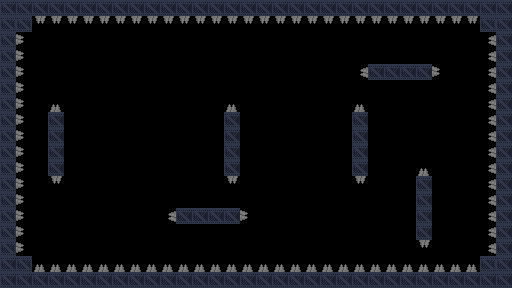

Below is a game level as drawn by its tile map, then a one-line description and the .tmx file that defines it, in full:
An orthogonal 32x18 tile map with 16x16 px tiles, 2 tile layers (background, details), 2 tilesets and 8 objects (4x gravity, spawn, goal).

<map version="1.5" tiledversion="1.7.2" orientation="orthogonal" renderorder="right-down" width="32" height="18" tilewidth="16" tileheight="16" infinite="0" nextlayerid="4" nextobjectid="51">
 <properties>
  <property name="title" value="Step by step" />
 </properties>
 <tileset firstgid="1" source="industrial.v2.tsx" />
 <tileset firstgid="1025" source="Dungeon Sprites.tsx" />
 <layer id="3" name="background" width="32" height="18">
  <data encoding="csv">
0,0,0,0,0,0,0,0,0,0,0,0,0,0,0,0,0,0,0,0,0,0,0,0,0,0,0,0,0,0,0,0,
0,0,0,0,0,0,0,0,0,0,0,0,0,0,0,0,0,0,0,0,0,0,0,0,0,0,0,0,0,0,0,0,
0,0,0,0,0,0,0,0,0,0,0,0,0,0,0,0,0,0,0,0,0,0,0,0,0,0,0,0,0,0,0,0,
0,0,0,0,0,0,0,0,0,0,0,0,0,0,0,0,0,0,0,0,0,0,0,0,0,0,0,0,0,0,0,0,
0,0,0,0,0,0,0,0,0,0,0,0,0,0,0,0,0,0,0,0,0,0,0,0,0,0,0,0,0,0,0,0,
0,0,0,0,0,0,0,0,0,0,0,0,0,0,0,0,0,0,0,0,0,0,0,0,0,0,0,0,0,0,0,0,
0,0,0,0,0,0,0,0,0,0,0,0,0,0,0,0,0,0,0,0,0,0,0,0,0,0,0,0,0,0,0,0,
0,0,0,0,0,0,0,0,0,0,0,0,0,0,0,0,0,0,0,0,0,0,0,0,0,0,0,0,0,0,0,0,
0,0,0,0,0,0,0,0,0,0,0,0,0,0,0,0,0,0,0,0,0,0,0,0,0,0,0,0,0,0,0,0,
0,0,0,0,0,0,0,0,0,0,0,0,0,0,0,0,0,0,0,0,0,0,0,0,0,0,0,0,0,0,0,0,
0,0,0,0,0,0,0,0,0,0,0,0,0,0,0,0,0,0,0,0,0,0,0,0,0,0,0,0,0,0,0,0,
0,0,0,0,0,0,0,0,0,0,0,0,0,0,0,0,0,0,0,0,0,0,0,0,0,0,0,0,0,0,0,0,
0,0,0,0,0,0,0,0,0,0,0,0,0,0,0,0,0,0,0,0,0,0,0,0,0,0,0,0,0,0,0,0,
0,0,0,0,0,0,0,0,0,0,0,0,0,0,0,0,0,0,0,0,0,0,0,0,0,0,0,0,0,0,0,0,
0,0,0,0,0,0,0,0,0,0,0,0,0,0,0,0,0,0,0,0,0,0,0,0,0,0,0,0,0,0,0,0,
0,0,0,0,0,0,0,0,0,0,0,0,0,0,0,0,0,0,0,0,0,0,0,0,0,0,0,0,0,0,0,0,
0,0,0,0,0,0,0,0,0,0,0,0,0,0,0,0,0,0,0,0,0,0,0,0,0,0,0,0,0,0,0,0,
0,0,0,0,0,0,0,0,0,0,0,0,0,0,0,0,0,0,0,0,0,0,0,0,0,0,0,0,0,0,0,0
</data>
 </layer>
 <layer id="1" name="details" width="32" height="18">
  <properties>
   <property name="physics" type="bool" value="true" />
  </properties>
  <data encoding="csv">
20,20,20,20,20,20,20,20,20,20,20,20,20,20,20,20,20,20,20,20,20,20,20,20,20,20,20,20,20,20,20,20,
54,54,3221226628,3221226628,3221226628,3221226628,3221226628,3221226628,3221226628,3221226628,3221226628,3221226628,3221226628,3221226628,3221226628,3221226628,3221226628,3221226628,3221226628,3221226628,3221226628,3221226628,3221226628,3221226628,3221226628,3221226628,3221226628,3221226628,3221226628,3221226628,54,20,
54,2684355716,0,0,0,0,0,0,0,0,0,0,0,0,0,0,0,0,0,0,0,0,0,0,0,0,0,0,0,0,1610613892,20,
54,2684355716,0,0,0,0,0,0,0,0,0,0,0,0,0,0,0,0,0,0,0,0,0,0,0,0,0,0,0,0,1610613892,20,
54,2684355716,0,0,0,0,0,0,0,0,0,0,0,0,0,0,0,0,0,0,0,0,1610613892,20,20,20,20,2684355716,0,0,1610613892,20,
54,2684355716,0,0,0,0,0,0,0,0,0,0,0,0,0,0,0,0,0,0,0,0,0,0,0,0,0,0,0,0,1610613892,20,
54,2684355716,0,1156,0,0,0,0,0,0,0,0,0,0,1156,0,0,0,0,0,0,0,1156,0,0,0,0,0,0,0,1610613892,20,
54,2684355716,0,20,0,0,0,0,0,0,0,0,0,0,20,0,0,0,0,0,0,0,20,0,0,0,0,0,0,0,1610613892,20,
54,2684355716,0,20,0,0,0,0,0,0,0,0,0,0,20,0,0,0,0,0,0,0,20,0,0,0,0,0,0,0,1610613892,20,
54,2684355716,0,20,0,0,0,0,0,0,0,0,0,0,20,0,0,0,0,0,0,0,20,0,0,0,0,0,0,0,1610613892,20,
54,2684355716,0,20,0,0,0,0,0,0,0,0,0,0,20,0,0,0,0,0,0,0,20,0,0,0,1156,0,0,0,1610613892,20,
54,2684355716,0,3221226628,0,0,0,0,0,0,0,0,0,0,3221226628,0,0,0,0,0,0,0,3221226628,0,0,0,20,0,0,0,1610613892,20,
54,2684355716,0,0,0,0,0,0,0,0,0,0,0,0,0,0,0,0,0,0,0,0,0,0,0,0,20,0,0,0,1610613892,20,
54,2684355716,0,0,0,0,0,0,0,0,1610613892,20,20,20,20,2684355716,0,0,0,0,0,0,0,0,0,0,20,0,0,0,1610613892,20,
54,2684355716,0,0,0,0,0,0,0,0,0,0,0,0,0,0,0,0,0,0,0,0,0,0,0,0,20,0,0,0,1610613892,20,
54,2684355716,0,0,0,0,0,0,0,0,0,0,0,0,0,0,0,0,0,0,0,0,0,0,0,0,3221226628,0,0,0,1610613892,20,
20,54,1156,1156,1156,1156,1156,1156,1156,1156,1156,1156,1156,1156,1156,1156,1156,1156,1156,1156,1156,1156,1156,1156,1156,1156,1156,1156,1156,1156,54,20,
20,20,20,20,20,20,20,20,20,20,20,20,20,20,20,20,20,20,20,20,20,20,20,20,20,20,20,20,20,20,20,20
</data>
 </layer>
 <objectgroup id="2" name="objects">
  <object id="2" name="spawn" gid="513" x="96" y="152" width="16" height="16" />
  <object id="36" name="goal" gid="1158" x="396" y="144" width="16" height="16" />
  <object id="40" name="gravity" gid="526" x="248" y="152" width="16" height="16" />
  <object id="43" x="520" y="140" width="83" height="19">
   <text wrap="1" halign="center">16 tiles</text>
  </object>
  <object id="44" name="gravity" gid="526" x="200" y="248" width="16" height="16" />
  <object id="45" name="gravity" gid="526" x="392" y="56" width="16" height="16" />
  <object id="46" name="gravity" gid="526" x="440" y="216" width="16" height="16" />
  <object id="48" x="48" y="40" width="144" height="56">
   <text wrap="1" halign="center">Touch gravity fields again to deactivate them.</text>
  </object>
 </objectgroup>
</map>
